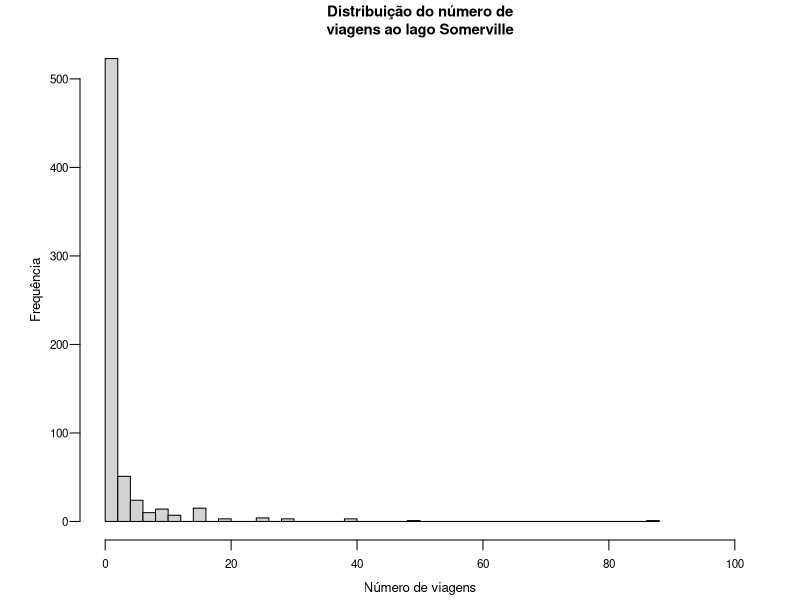
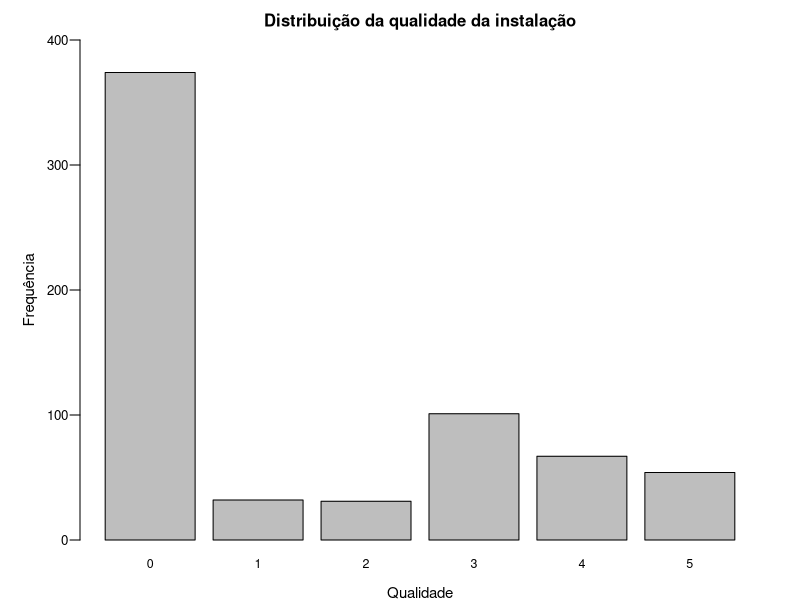
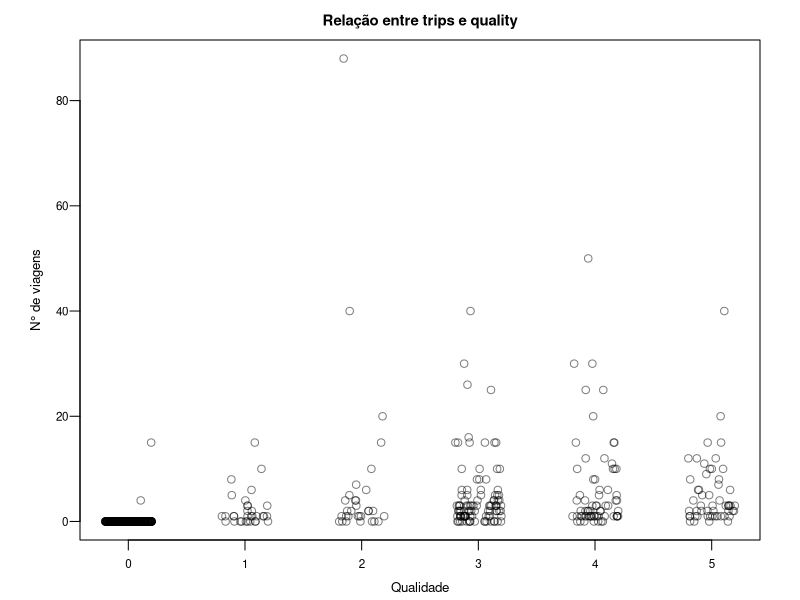
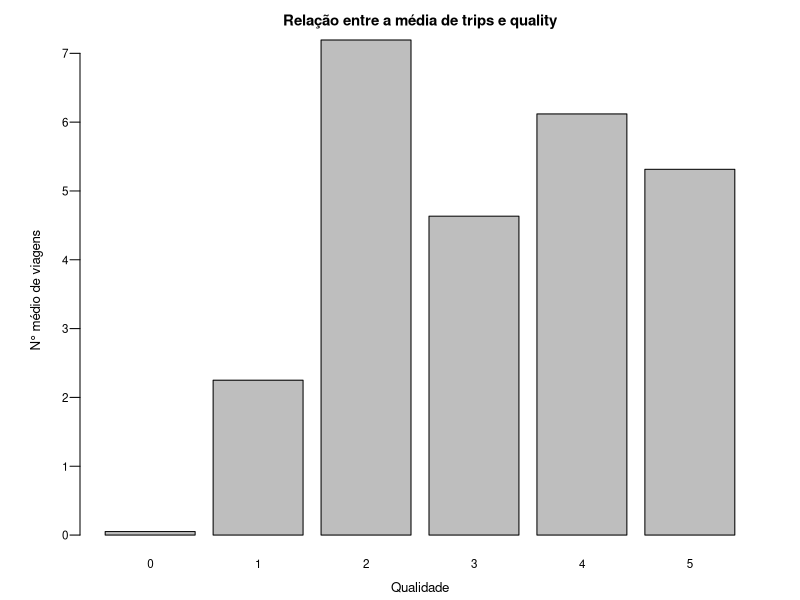
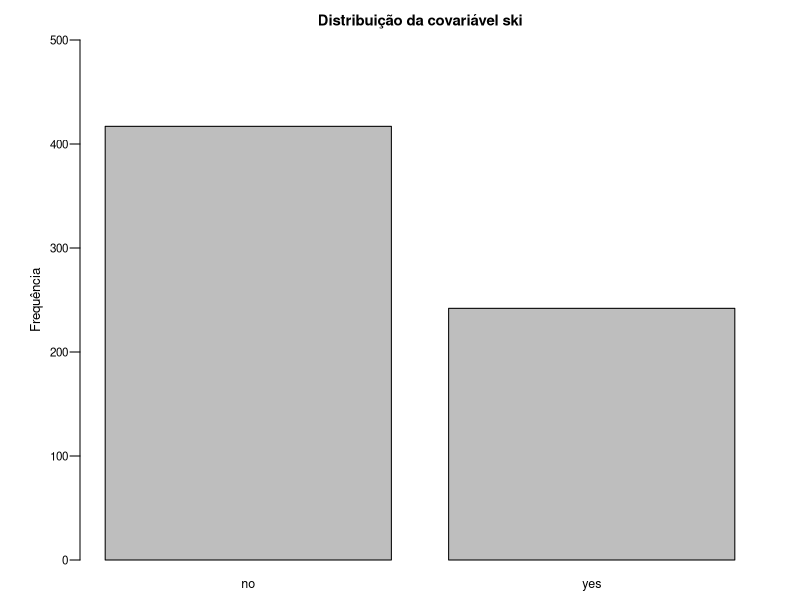
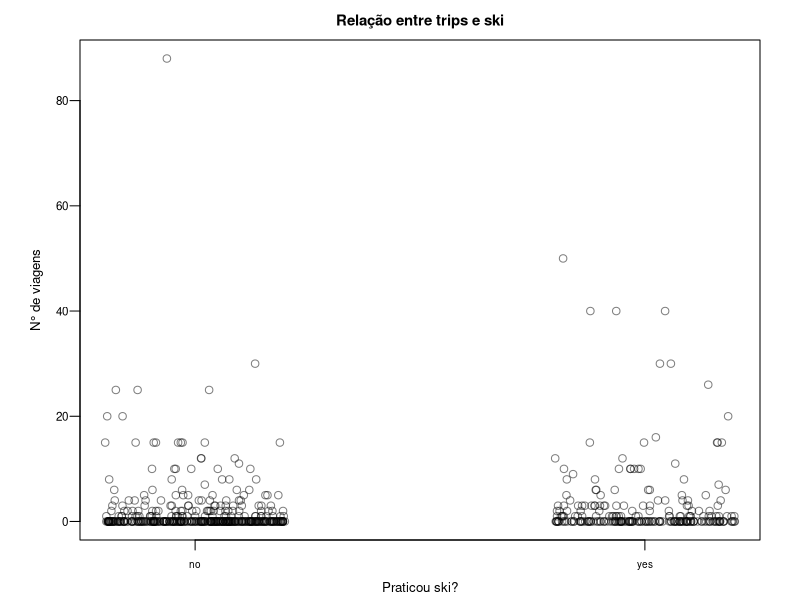
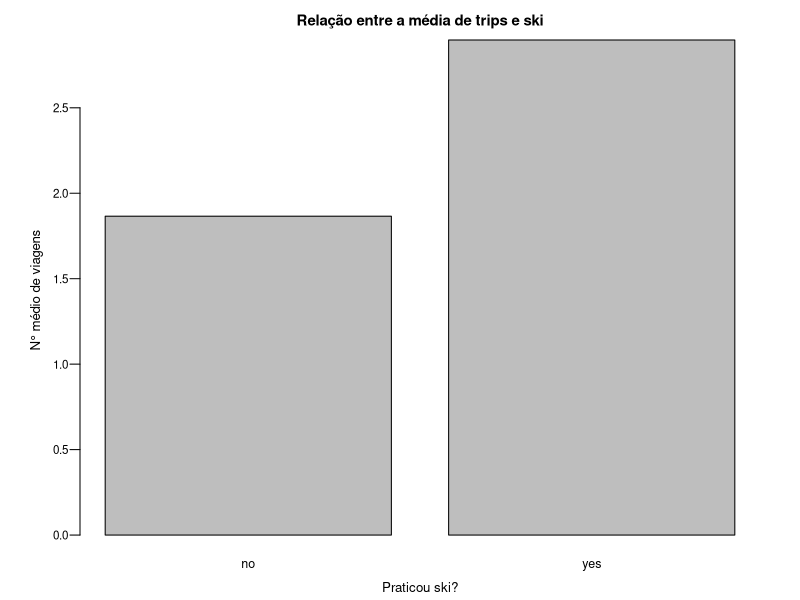
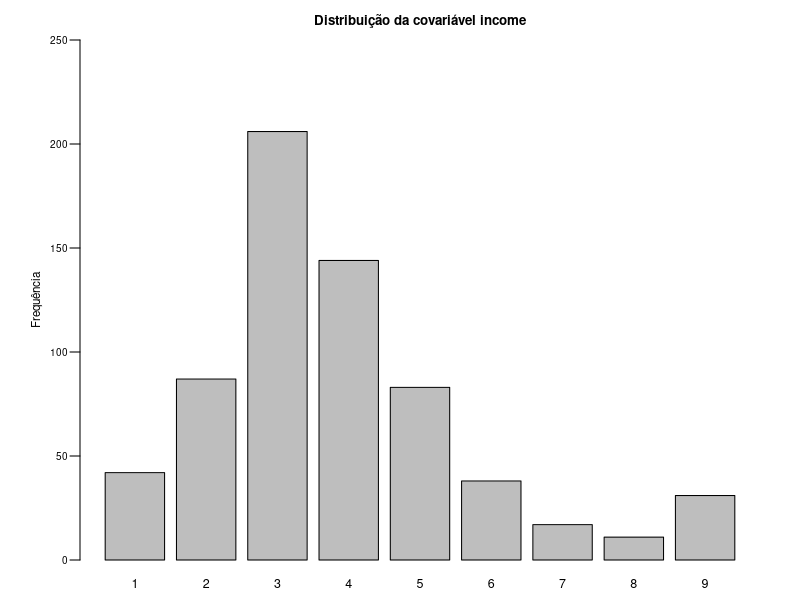

Source code (R) for these figures, in order:
## ---- chunk 1
knitr::opts_chunk$set(echo = TRUE)
knitr::opts_chunk$set(warning = FALSE, message = FALSE)
options(tinytex.verbose = TRUE)
options(knitr.kable.NA = '', knitr.kable.format = 'latex')

getOption("encoding")
options(encoding = "UTF-8")
Sys.setlocale("LC_ALL", "Portuguese")
## ---- chunk 2
if(!require(AER)) install.packages("AER")
if(!require(GGally)) install.packages("GGally")
library(dplyr)
library(ggplot2)
library(AER)
library(GGally)
data("RecreationDemand")

trips = RecreationDemand$trips
quality = RecreationDemand$quality
ski = RecreationDemand$ski
income = RecreationDemand$income
userfee = RecreationDemand$userfee
costC = RecreationDemand$costC
costS = RecreationDemand$costS
costH = RecreationDemand$costH
## ---- chunk 3
par(mgp = c(1.8, 0.6, 0), mar = c(3, 4, 2, 2))
hist(
  trips,
  breaks = 50,
  xlim = c(0, 100),
  main = "Distribuição do número de\nviagens ao lago Somerville",
  xlab = "Número de viagens",
  ylab = "Frequência",
  cex.main = 0.9, 
  cex.lab = 0.8,
  cex.axis = 0.7,
  las = 1)
## ---- chunk 4
cat("Média:    ", mean(trips), "\n")
cat("Variância:", var(trips), "\n")
## ---- chunk 5
par(mgp = c(2.1, 0.6, 0), mar = c(3, 4, 2, 2))
barplot(
  table(quality),
  ylim = c(0, 400),
  main = "Distribuição da qualidade da instalação",
  xlab = "Qualidade",
  ylab = "Frequência",
  cex.main = 1, 
  cex.lab = 0.9,
  cex.axis = 0.8,
  cex.names = 0.75,
  las = 1)
## ---- chunk 6
par(mgp = c(1.8, 0.6, 0), mar = c(3, 4, 2, 2))

plot(jitter(quality), trips,
  col = rgb(0, 0, 0, alpha = 0.5),
  main = "Relação entre trips e quality",
  xlab = "Qualidade",
  ylab = "N° de viagens",
  cex.main = 0.9, 
  cex.lab = 0.8,
  cex.axis = 0.7,
  cex.names = 0.75,
  las = 1)

means <- tapply(trips, quality, mean)

par(mgp = c(1.8, 0.6, 0), mar = c(3, 4, 2, 2))

barplot(
  means,
  names.arg = names(means),
  main = "Relação entre a média de trips e quality",
  xlab = "Qualidade",
  ylab = "N° médio de viagens",
  cex.main = 0.9,
  cex.lab = 0.8,
  cex.names = 0.7,
  cex.axis = 0.7,
  las = 1
)
## ---- chunk 7
par(mgp = c(1.8, 0.6, 0), mar = c(2, 4, 2, 2))
barplot(
  table(ski),
  ylim = c(0, 500),
  main = "Distribuição da covariável ski",
  ylab = "Frequência",
  cex.main = 0.9, 
  cex.lab = 0.8,
  cex.axis = 0.7,
  cex.names = 0.75,
  las = 1)
## ---- chunk 8
par(mgp = c(1.8, 0.6, 0), mar = c(3, 4, 2, 2))

plot(jitter(ifelse(ski == "yes", 1, 0)), trips,
  col = rgb(0, 0, 0, alpha = 0.5),
  xaxt = "n",
  main = "Relação entre trips e ski",
  xlab = "Praticou ski?",
  ylab = "N° de viagens",
  cex.main = 0.9, 
  cex.lab = 0.8,
  cex.axis = 0.7,
  cex.names = 0.75,
  las = 1
)

axis(1, at = c(0, 1), labels = c("no", "yes"), cex.axis = 0.6)

par(mgp = c(1.8, 0.6, 0), mar = c(3, 4, 2, 2))
barplot(
  tapply(trips, ski, mean),
  main = "Relação entre a média de trips e ski",
  xlab = "Praticou ski?",
  ylab = "N° médio de viagens",
  cex.main = 0.9, 
  cex.lab = 0.8,
  cex.axis = 0.7,
  cex.names = 0.75,
  las = 1)
## ---- chunk 9
par(mgp = c(1.8, 0.6, 0), mar = c(2, 4, 2, 2))
barplot(
  table(income),
  ylim = c(0, 250),
  main = "Distribuição da covariável income",
  ylab = "Frequência",
  cex.main = 0.8, 
  cex.lab = 0.7,
  cex.axis = 0.6,
  cex.names = 0.75,
  las = 1)
## ---- chunk 10
par(mgp = c(1.8, 0.6, 0), mar = c(3, 4, 2, 2))

plot(jitter(income), trips,
  col = rgb(0, 0, 0, alpha = 0.5),
  main = "Relação entre trips e income",
  xlab = "Renda (em milhares de dólares)",
  ylab = "N° de viagens",
  cex.main = 0.8, 
  cex.lab = 0.7,
  cex.axis = 0.6,
  cex.names = 0.75,
  las = 1)

means <- tapply(trips, income, mean)

par(mgp = c(1.8, 0.6, 0), mar = c(3, 4, 2, 2))

barplot(
  means,
  names.arg = names(means),
  main = "Relação entre a média de trips e income",
  xlab = "Renda (em milhares de dólares)",
  ylab = "N° médio de viagens",
  cex.main = 0.8,
  cex.lab = 0.7,
  cex.names = 0.6,
  cex.axis = 0.7,
  las = 1
)

## ---- chunk 11
par(mgp = c(1.8, 0.6, 0), mar = c(2, 4, 2, 2))
barplot(
  table(userfee),
  ylim = c(0, 700),
  main = "Distribuição da covariável userfee",
  ylab = "Frequência",
  cex.main = 0.8, 
  cex.lab = 0.7,
  cex.axis = 0.6,
  cex.names = 0.75,
  las = 1)
## ---- chunk 12
par(mgp = c(1.8, 0.6, 0), mar = c(3, 4, 2, 2))

plot(jitter(ifelse(userfee == "yes", 1, 0)), trips,
  col = rgb(0, 0, 0, alpha = 0.5),
  xaxt = "n",
  main = "Relação entre trips e userfee",
  xlab = "Paga a taxa anual?",
  ylab = "N° de viagens",
  cex.main = 0.8, 
  cex.lab = 0.7,
  cex.axis = 0.6,
  cex.names = 0.9,
  las = 1
)

axis(1, at = c(0, 1), labels = c("no", "yes"), cex.axis = 0.6)

par(mgp = c(1.8, 0.6, 0), mar = c(3, 4, 2, 2))
barplot(
  tapply(trips, userfee, mean),
  main = "Relação entre a média de trips e userfee",
  xlab = "Paga a taxa anual?",
  ylab = "N° médio de viagens",
  cex.main = 0.8, 
  cex.lab = 0.7,
  cex.axis = 0.6,
  cex.names = 0.7,
  las = 1)
## ---- chunk 13

par(mgp = c(2.1, 0.6, 0), mar = c(3.5, 4, 2, 2))
hist(
  costC,
  breaks = 50,
  ylim = c(0, 140),
  main = "Despesas para o lago Conroe",
  xlab = "Número de viagens",
  ylab = "Frequência",
  cex.main = 0.8, 
  cex.lab = 0.7,
  cex.axis = 0.6,
  las = 1)

par(mgp = c(2.1, 0.6, 0), mar = c(3.5, 4, 2, 2))
hist(
  costS,
  breaks = 50,
  ylim = c(0, 140),
  main = "Despesas para o lago Somerville",
  xlab = "Número de viagens",
  ylab = "Frequência",
  cex.main = 0.8, 
  cex.lab = 0.7,
  cex.axis = 0.6,
  las = 1)

par(mgp = c(2.1, 0.6, 0), mar = c(3.5, 4, 2, 2))
hist(
  costH,
  breaks = 50,
  ylim = c(0, 140),
  main = "Despesas para o lago Houston",
  xlab = "Número de viagens",
  ylab = "Frequência",
  cex.main = 0.8, 
  cex.lab = 0.7,
  cex.axis = 0.6,
  las = 1)
## ---- chunk 14
df <- na.omit(RecreationDemand[, c("costC", "costS", "costH")])

plot_custom <- function(data, mapping, ...) {
  ggplot(data = data, mapping = mapping) +
    geom_point(alpha = 0.3, size = 1) +
    scale_x_continuous(breaks = scales::pretty_breaks(n = 3)) +
    scale_y_continuous(breaks = scales::pretty_breaks(n = 3)) +
    theme_minimal(base_size = 10)
}

ggpairs(
  df,
  upper = list(continuous = plot_custom),
  lower = list(continuous = plot_custom),
  diag = list(continuous = function(...) return(NULL)),
  title = "Relações entre as variáveis cost"
) +
  theme_minimal() +
  theme(
    plot.title = element_text(size = 11, hjust = 0.5),
    axis.text = element_text(size = 6),
    axis.title = element_text(size = 7)
  )
## ---- chunk 15
cat("-> Correlação com trips:\n")
cat("costC:", cor(RecreationDemand$trips, RecreationDemand$costC, use = "complete.obs"), "\n")
cat("costS:", cor(RecreationDemand$trips, RecreationDemand$costS, use = "complete.obs"), "\n")
cat("costH:", cor(RecreationDemand$trips, RecreationDemand$costH, use = "complete.obs"), "\n")
## ---- chunk 16
RecreationDemand$costS_100 = costS / 100
costS_100 = RecreationDemand$costS_100

RecreationDemand$income_c = income - mean(income)
RecreationDemand$costS_100_c = costS_100 - mean(costS_100)

model_poisson = glm(trips ~ quality + ski + income_c + costS_100_c, data = RecreationDemand, family = poisson())

coefs = summary(model_poisson)$coefficients
est = coefs[, "Estimate"]
se = coefs[, "Std. Error"]
pvalues = coefs[, "Pr(>|z|)"]
pvalues = ifelse(pvalues < 2e-16, "<2e-16", sprintf("%.3f", pvalues))
null_dev <- model_poisson$null.deviance
resid_dev <- model_poisson$deviance

model_aic = AIC(model_poisson)

cat(sprintf("Resultados do GLM Poisson (AIC = %.0f)\n", model_aic))
cat(sprintf("Deviances: nulo ------ %.2f\n", null_dev))
cat(sprintf("           residual -- %.2f\n\n", resid_dev))
cat("Coef.         Est.     SE      p-valor         \n")
cat("--------------------------------------\n")

for (i in seq_along(est)) {
  cat(sprintf("%-12s %7.3f %7.3f   %6s\n",
              rownames(coefs)[i], est[i], se[i], pvalues[i]))
}

## ---- chunk 17
par(mgp = c(1.8, 0.6, 0), mar = c(3, 4, 2, 2))
plot(fitted(model_poisson), residuals(model_poisson, type = "pearson"),
  main = "Resíduos de Pearson x Valor previsto (Poisson)",
  xlab = "Valor previsto",
  ylab = "Resíduo",
  ylim = c(-5, 45),
  cex.main = 0.9, 
  cex.lab = 0.8,
  cex.axis = 0.7,
  las = 1)
abline(h = 0, col = "red")
## ---- chunk 18
C_poisson = model_poisson$null.deviance - model_poisson$deviance

cat("Estatística C:", C_poisson, "\n")

df_poisson = model_poisson$df.null - model_poisson$df.residual

cat("Graus de liberdade:", df_poisson, "\n")

pvalue_poisson = pchisq(C_poisson, df_poisson, lower.tail = FALSE)

cat("p-valor:", pvalue_poisson)
## ---- chunk 19
min_model_poisson = glm(trips ~ 1, data = RecreationDemand, family = poisson())

loglik_poisson = logLik(model_poisson)
loglik_min_poisson = logLik(min_model_poisson)

pseudo_R2_poisson = (loglik_min_poisson - loglik_poisson)/loglik_min_poisson

cat("Pseudo-R2:", pseudo_R2_poisson)
## ---- chunk 20
pred_poisson = predict(model_poisson)

z = ((trips - pred_poisson)^2 - trips)/pred_poisson

overdispersion_data = data.frame(z = z, pred = pred_poisson)

overdispersion_model = glm(z ~ pred + 0, data = overdispersion_data)

coefs = summary(overdispersion_model)$coefficients
est = coefs[, "Estimate"]
se = coefs[, "Std. Error"]
pvalues = coefs[, "Pr(>|t|)"]
pvalues = ifelse(pvalues < 2e-16, "<2e-16", sprintf("%.3f", pvalues))

model_aic = AIC(overdispersion_model)

cat(sprintf("Resultados da Sobredispersão\n\n"))
cat("Coef.         Est.     SE      p-valor         \n")
cat("--------------------------------------\n")

for (i in seq_along(est)) {
  cat(sprintf("%-12s %7.3f %7.3f   %5s\n",
              rownames(coefs)[i], est[i], se[i], pvalues[i]))
}
## ---- chunk 21
library(MASS)

model_nb = glm.nb(trips ~ quality + ski + income_c + costS_100_c, data = RecreationDemand)

# Resumo do modelo
summary_nb <- summary(model_nb)

# Coeficientes
coefs <- summary_nb$coefficients
est <- coefs[, "Estimate"]
se <- coefs[, "Std. Error"]
pval <- coefs[, "Pr(>|z|)"]
pval_str <- ifelse(pval < 2e-16, "<2e-16", sprintf("%.3f", pval))

# Theta e seu erro padrão
theta <- summary_nb$theta
theta_se <- summary_nb$SE.theta

# AIC e deviances
model_aic <- AIC(model_nb)
null_dev <- model_nb$null.deviance
resid_dev <- model_nb$deviance

# Impressão formatada
cat(sprintf("Resultados do GLM NegBin (AIC = %.1f)\n", model_aic))
cat(sprintf("Phi = %.4f (SE = %.4f)\n", theta, theta_se))
cat(sprintf("Deviances: nulo ------ %.2f\n", null_dev))
cat(sprintf("           residual -- %.2f\n\n", resid_dev))

cat("Coef.         Est.     SE      p-valor\n")
cat("--------------------------------------\n")
for (i in seq_along(est)) {
  cat(sprintf("%-12s %7.3f %7.3f   %6s\n",
              rownames(coefs)[i], est[i], se[i], pval_str[i]))
}
## ---- chunk 22
model_nb = glm.nb(trips ~ quality + ski + costS_100_c, data = RecreationDemand)

# Resumo do modelo
summary_nb <- summary(model_nb)

# Coeficientes
coefs <- summary_nb$coefficients
est <- coefs[, "Estimate"]
se <- coefs[, "Std. Error"]
pval <- coefs[, "Pr(>|z|)"]
pval_str <- ifelse(pval < 2e-16, "<2e-16", sprintf("%.3f", pval))

# Theta e seu erro padrão
theta <- summary_nb$theta
theta_se <- summary_nb$SE.theta

# AIC e deviances
model_aic <- AIC(model_nb)
null_dev <- model_nb$null.deviance
resid_dev <- model_nb$deviance

# Impressão formatada
cat(sprintf("Resultados do GLM NegBin (AIC = %.1f)\n", model_aic))
cat(sprintf("Phi = %.4f (SE = %.4f)\n", theta, theta_se))
cat(sprintf("Deviances: nulo ------ %.2f\n", null_dev))
cat(sprintf("           residual -- %.2f\n\n", resid_dev))

cat("Coef.         Est.     SE      p-valor\n")
cat("--------------------------------------\n")
for (i in seq_along(est)) {
  cat(sprintf("%-12s %7.3f %7.3f   %6s\n",
              rownames(coefs)[i], est[i], se[i], pval_str[i]))
}
## ---- chunk 23
par(mgp = c(1.8, 0.6, 0), mar = c(3, 4, 2, 2))
plot(fitted(model_nb), residuals(model_nb, type = "pearson"),
  main = "Resíduos de Pearson x Valor previsto (NBin)",
  xlab = "Valor previsto",
  ylab = "Resíduo",
  ylim = c(-5, 45),
  cex.main = 0.9, 
  cex.lab = 0.8,
  cex.axis = 0.7,
  las = 1)
abline(h = 0, col = "red")
## ---- chunk 24
C_nb = model_nb$null.deviance - model_nb$deviance

cat("Estatística C:", C_nb, "\n")

df_nb = model_nb$df.null - model_nb$df.residual

cat("Graus de liberdade:", df_nb, "\n")

pvalue_nb = pchisq(C_nb, df_nb, lower.tail = FALSE)

cat("p-valor:", pvalue_nb)
## ---- chunk 25
min_model_nb = glm.nb(trips ~ 1, data = RecreationDemand)

loglik_nb = logLik(model_nb)
loglik_min_nb = logLik(min_model_nb)

pseudo_R2_nb = (loglik_min_nb - loglik_nb)/loglik_min_nb

cat("Pseudo-R2:", pseudo_R2_nb)
## ---- chunk 26
if(!require(glmmTMB)) install.packages("glmmTMB")
require(glmmTMB)

model_zip = glmmTMB(trips ~ ski + income_c + costS_100_c,
                    ziformula = ~ quality,
                    family = poisson,
                    data = RecreationDemand)

# Resumo do modelo
summary_zinf <- summary(model_zip)

# Extrai coeficientes
coefs_cond <- summary_zinf$coefficients$cond
coefs_zi <- summary_zinf$coefficients$zi

# AIC
model_aic <- AIC(model_zip)

# Função auxiliar para imprimir uma tabela formatada
print_coef_table <- function(coefs, title) {
  est <- coefs[, "Estimate"]
  se <- coefs[, "Std. Error"]
  pval <- coefs[, "Pr(>|z|)"]
  pval_str <- ifelse(pval < 2e-16, "<2e-16", sprintf("%.3f", pval))
  
  cat(title, "\n")
  cat("Coef.         Est.     SE      p-valor\n")
  cat("--------------------------------------\n")
  for (i in seq_along(est)) {
    cat(sprintf("%-12s %7.3f %7.3f   %6s\n",
                rownames(coefs)[i], est[i], se[i], pval_str[i]))
  }
  cat("\n")
}

# Imprime resultados
cat(sprintf("Resultados do Modelo ZIP (AIC = %.1f)\n\n", model_aic))
print_coef_table(coefs_cond, "Modelo Condicional:")
print_coef_table(coefs_zi, "Modelo de Inflação Zero:")
## ---- chunk 27
par(mgp = c(1.8, 0.6, 0), mar = c(3, 4, 2, 2))
plot(fitted(model_zip), residuals(model_zip, type = "pearson"),
  main = "Resíduos de Pearson x Valor previsto (ZIP)",
  xlab = "Valor previsto",
  ylab = "Resíduo",
  ylim = c(-5, 45),
  cex.main = 0.9, 
  cex.lab = 0.8,
  cex.axis = 0.7)
abline(h = 0, col = "red")
## ---- chunk 28
min_model_zip = glmmTMB(trips ~ 1,
                    ziformula = ~ 1,
                    family = poisson,
                    data = RecreationDemand)

C_zip = deviance(min_model_zip) - deviance(model_zip)

cat("Estatística C:", C_zip, "\n")

df_model_zip = nobs(model_zip) - attr(logLik(model_zip), "df")
df_min_model_zip = nobs(min_model_zip) - attr(logLik(min_model_zip), "df")

df_zip = df_min_model_zip - df_model_zip

cat("Graus de liberdade:", df_zip, "\n")

pvalue_zip = pchisq(C_zip, df_zip, lower.tail = FALSE)

cat("p-valor:", pvalue_zip)
## ---- chunk 29
loglik_zip = logLik(model_zip)
loglik_min_zip = logLik(min_model_zip)

pseudo_R2_zip = (loglik_min_zip - loglik_zip)/loglik_min_zip

cat("Pseudo-R2:", pseudo_R2_zip)
## ---- chunk 30
library(xtable)

coef_poisson = coef(model_poisson)
coef_nb = coef(model_nb)
coef_zip_poisson = fixef(model_zip)$cond
coef_zip_bin = fixef(model_zip)$zi

all_terms <- union(names(coef_poisson), union(names(coef_nb), union(names(coef_zip_poisson), names(coef_zip_bin))))

coef_table <- data.frame(
  Termo = all_terms,
  Poisson = coef_poisson[all_terms],
  NegBin = coef_nb[all_terms],
  ZIP.Pois = coef_zip_poisson[all_terms],
  ZIP.Bin = coef_zip_bin[all_terms]
)

coef_table$Termo <- gsub("_", "\\\\_", coef_table$Termo)

tab_latex <- capture.output(
  print(
    xtable(coef_table),
    floating = FALSE,
    include.rownames = FALSE,
    sanitize.text.function = identity
  )
)

tab_latex <- tab_latex[!grepl("^%", tab_latex)]

cat("\\begin{center}\n")
cat("\\footnotesize\n")
cat(paste(tab_latex, collapse = "\n"))
cat("\\end{center}\n")
cat("\\normalsize\n")
## ---- chunk 31

par(mgp = c(1.8, 0.6, 0), mar = c(4, 4, 2, 2))
plot(fitted(model_poisson), residuals(model_poisson, type = "pearson"),
  main = "Poisson",
  xlab = "Valor previsto",
  ylab = "Resíduo",
  xlim = c(-1, 60),
  ylim = c(-5, 45),
  cex.main = 1.1, 
  cex.lab = 1,
  cex.axis = 0.9,
  las = 1)
abline(h = 0, col = "red")

par(mgp = c(1.8, 0.6, 0), mar = c(4, 4, 2, 2))
plot(fitted(model_nb), residuals(model_nb, type = "pearson"),
  main = "Binomial Negativo",
  xlab = "Valor previsto",
  ylab = "",
  xlim = c(-1, 60),
  ylim = c(-5, 45),
  cex.main = 1.1, 
  cex.lab = 1,
  cex.axis = 0.9,
  las = 1)
abline(h = 0, col = "red")

par(mgp = c(1.8, 0.6, 0), mar = c(4, 4, 2, 2))
plot(fitted(model_zip), residuals(model_zip, type = "pearson"),
  main = "ZIP",
  xlab = "Valor previsto",
  ylab = "",
  xlim = c(-1, 60),
  ylim = c(-5, 45),
  cex.main = 1.1, 
  cex.lab = 1,
  cex.axis = 0.9,
  las = 1)
abline(h = 0, col = "red")
## ---- chunk 32
aic_poisson <- AIC(model_poisson)
aic_nb      <- AIC(model_nb)
aic_zip     <- AIC(model_zip)

aic_table <- data.frame(
  Modelo = c("Poisson", "NegBin", "ZIP"),
  AIC   = c(aic_poisson, aic_nb, aic_zip)
)

tab_latex <- capture.output(
  print(
    xtable(aic_table),
    floating = FALSE,
    include.rownames = FALSE,
    sanitize.text.function = identity
  )
)

tab_latex <- tab_latex[!grepl("^%", tab_latex)]

cat("\\begin{center}\n")
cat(paste(tab_latex, collapse = "\n"))
cat("\n\\end{center}\n")
## ---- chunk 33
n_sim = 100

true_zeros = sum(trips == 0)

zero_counts_poisson = numeric(n_sim)
zero_counts_nb = numeric(n_sim)
zero_counts_zip = numeric(n_sim)

for (i in 1:n_sim) {
  
  # Poisson
  lambda_pois = predict(model_poisson, type = "response")
  y_sim_pois = rpois(length(lambda_pois), lambda_pois)
  zero_counts_poisson[i] <- sum(y_sim_pois == 0)
  
  # NegBin
  mu_nb = predict(model_nb, type = "response")
  theta_nb = model_nb$theta
  y_sim_nb = rnbinom(length(mu_nb), size = theta_nb, mu = mu_nb)
  zero_counts_nb[i] = sum(y_sim_nb == 0)
  
  # ZIP
  mu_zip = predict(model_zip, type = "response")
  theta_zip = predict(model_zip, type = "zprob")
  
  binom_pred_zip = rbinom(length(theta_zip), size = 1, prob = theta_zip)
  
  y_sim_zip <- ifelse(binom_pred_zip == 1, 0, rpois(length(mu_zip), mu_zip))
  zero_counts_zip[i] = sum(y_sim_zip == 0)
}

mean_zeros = data.frame(
  Modelo         = c("REAL", "Poisson", "NegBin", "ZIP"),
  MediaZeros    = c(true_zeros,
                     mean(zero_counts_poisson),
                     mean(zero_counts_nb),
                     mean(zero_counts_zip))
)

tab_latex <- capture.output(
  print(
    xtable(mean_zeros),
    floating = FALSE,
    include.rownames = FALSE,
    sanitize.text.function = identity
  )
)

tab_latex <- tab_latex[!grepl("^%", tab_latex)]

cat("\\begin{center}\n")
cat(paste(tab_latex, collapse = "\n"))
cat("\n\\end{center}\n")
